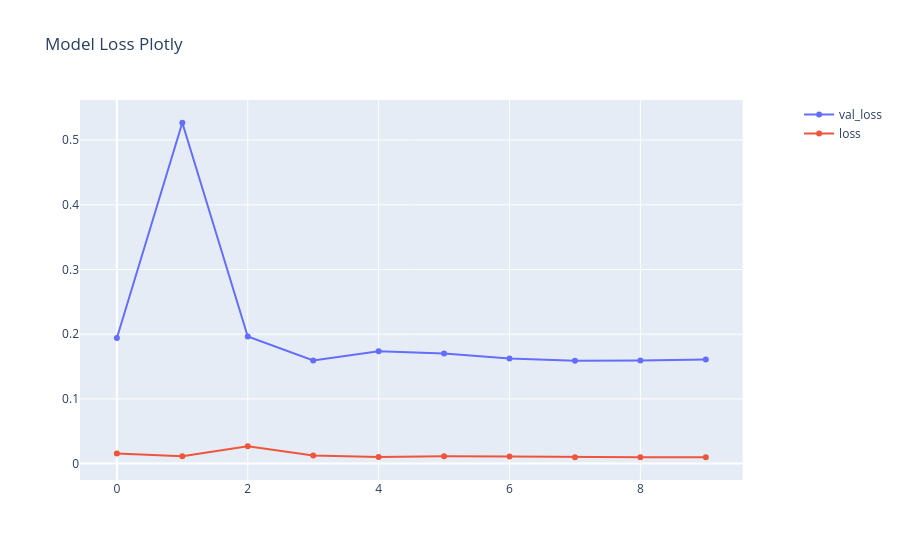

Notebook code cell kept with this figure:
### Code cell
fig = make_subplots(specs=[[{"secondary_y": True}]])
fig.add_trace(go.Scatter(y=history['val_loss'], name="val_loss"), secondary_y=False)
fig.add_trace(go.Scatter(y=history['loss'], name="loss"), secondary_y=False)
fig.update_layout(title_text='Model Loss Plotly')
fig.show()

### Figure 1 — Plotly figure (JSON) as saved in the notebook; plotly's stock layout.template omitted (floating-point values rounded to 4 significant figures)
{"data": [{"name": "val_loss", "type": "scatter", "xaxis": "x", "y": [0.194, 0.5268, 0.1964, 0.1593, 0.1735, 0.17, 0.1626, 0.1588, 0.1594, 0.1609], "yaxis": "y"}, {"name": "loss", "type": "scatter", "xaxis": "x", "y": [0.01559, 0.01141, 0.02682, 0.01264, 0.01015, 0.01131, 0.01086, 0.009992, 0.009857, 0.009827], "yaxis": "y"}], "layout": {"title": {"text": "Model Loss Plotly"}, "xaxis": {"anchor": "y", "domain": [0, 0.94]}, "yaxis": {"anchor": "x", "domain": [0, 1]}, "yaxis2": {"anchor": "x", "overlaying": "y", "side": "right"}}}
